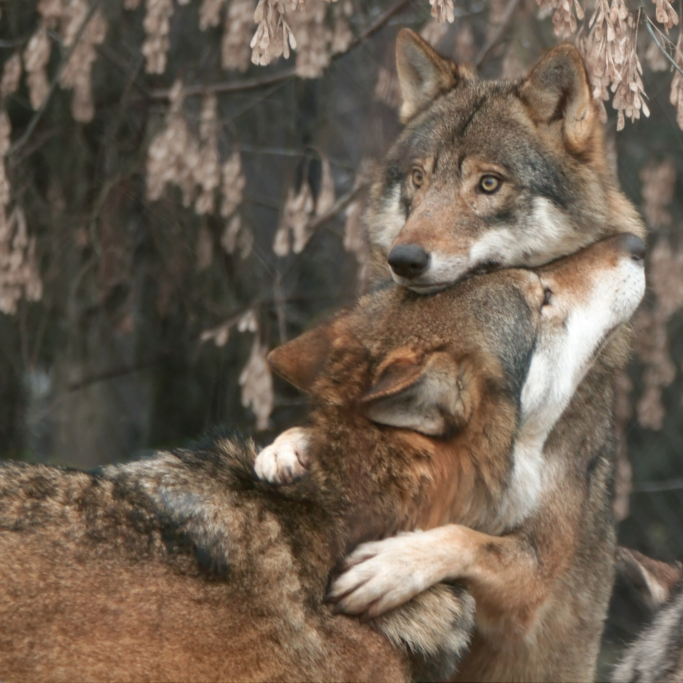
#> input picture Photo.jpg, 2048 x 2048 px, found by its file name (shown at 1/3 size)
$ python 'module_11_1_Third-party libraries Python.py'
#> lines starting #> are read from the running program, lines starting #| are printed output that depends on the picture
import numpy as np
import matplotlib.pyplot as plt
from PIL import Image, ImageFilter

"""Numpy - содержит многомерные структуры данных и большую библиотеку функций,
которые эффективно работают со структурами данных.
Подходит для обработки больших объемов данных
В данном случае - выполнять базовые математические операции"""

numbers = [1015, 17, 21, 55, 78, 249, 33, 456, 33, 5]

number = np.array(numbers)
max_number = np.max(numbers)
min_number = np.min(numbers)
sum_number = np.sum(numbers)
mean_number = np.mean(numbers)
prod_number = np.prod(numbers)

print(f'Максимальное число: {max_number}')
print(f'Минимальное число: {min_number}')
print(f'Сумма чисел: {sum_number}')
print(f'Среднее значение: {mean_number}')
print(f'Произведение чисел: {prod_number}')


"""Matplotlib - библиотека для построения графиков.
В данном случае - построение гистограммы и линейного графика"""

# Данные по осям
month = ['Январь', 'Февраль', 'Март', 'Апрель', 'Май', 'Июнь', 'Июль', 'Август', 'Сентябрь', 'Октябрь', 'Ноябрь', 'Декабрь']
tasks = [4, 2, 1, 1, 4, 3, 5, 3, 6, 4, 1, 3]

# Построение диаграммы и линейного графика
plt.plot(month, tasks)

plt.bar(month, tasks, label='Выполненные задачи')
plt.plot(month, tasks, color='red', marker='o', markersize=7)
plt.xlabel('Месяц')
plt.ylabel('Задания')
plt.title('График')
plt.legend()
plt.show()

print('библиотека Python: pillow')


"""Pillow - библиотека для работы с изображениями.
В данном случае - изменение формата, размера и применение эффектов"""

image = Image.open(r'C:\Users\epuziy\Desktop\Python\Lesson01\Photo.jpg')
#> image is the input picture: PIL image 2048x2048 RGB; mean R, G, B 109.6, 95.5, 81
image.show()
resized_image = image.resize((400, 400))# изменение размера на 400 x 400 пикселей
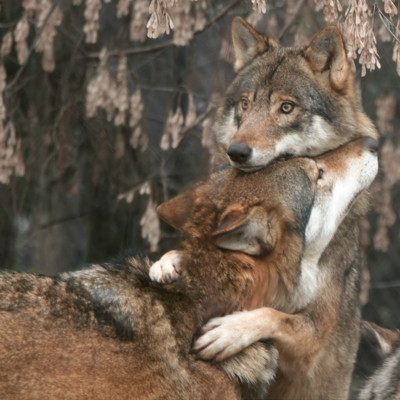
#> resized_image: PIL image 400x400 RGB; mean R, G, B 109.6, 95.5, 81
resized_image.save('resized_image.png')

blurred_image = image.filter(ImageFilter.BLUR)# применение эффекта размытия
blurred_image.save('blurred_image.png')

# сохранение в другой формат
image.save('converted_image.jpg')# в формат JPEG
image.save('converted_image.gif')# в формат GIF
